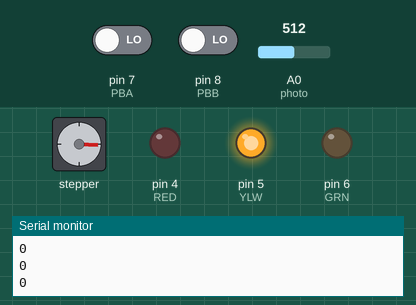
Recording of a sketch running on a simulated Arduino Uno, built with avr-gcc and run on an emulated ATmega328P. Shown: stepper motor, output pins drawn as LEDs (lit = HIGH), the last lines printed to the serial monitor. Dashed ring = blinking. The inputs (shaded band) are chosen by the test bench; at power-on: A0 (photo) = 512, pin 8 (PBB) LOW, pin 7 (PBA) LOW. Stepper angles assume 100 steps per turn.

Above: at 2.3 s.
2.4 s: A0 (photo) set to 716
At 3.29 s:
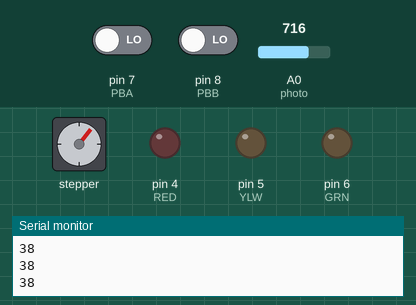
5.9 s: pin 8 (PBB) driven HIGH
At 7.5 s:
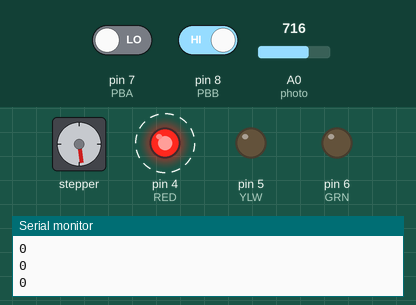
9.4 s: pin 8 (PBB) driven LOW
At 10.94 s:
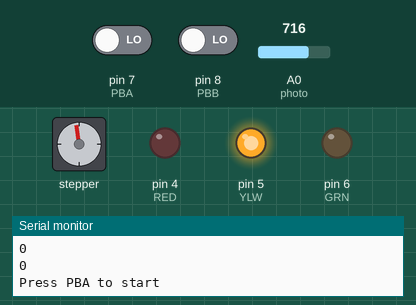
33.7 s: A0 (photo) set to 900
Timing chart, 0 to 64.1 s (numbered marks = the images above; inputs shaded):
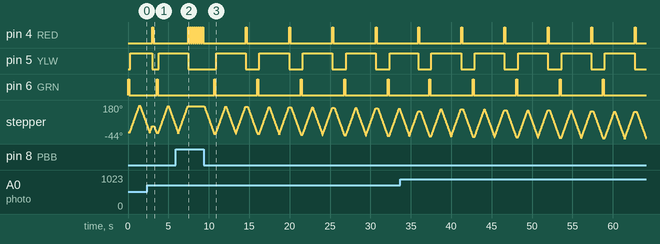

The sketch:

light_tracker-stepper.ino
```cpp
#include <Stepper.h>
#define STEPS 100

Stepper stepper(STEPS, 10, 11, 12, 13);

//Variables declaration
int motStep = 0;    //Variable for storing the iterative step variable
int dimmerLED = 9;  //PIN number of White LED
int photo = 0;      //PIN number of photoresistor
int prevdata=0;     //Stores previous photoresistor data
int newvdata=0;     //Stores present photoresistor data
int photoLoc=0;     //Stores the step number of the photoresistor location
int token=0;        //Token to ensure that Green LED flashes only for the first run


// Pin Assignments
int RED = 4;          //Red LED Pin
int YLW = 5;          //Yellow LED Pin
int GRN = 6;          //Green LED Pin
int PBA = 7;          //Pushbutton A
int PBB = 8;          //Pushbutton B

// Initialization routine runs once after Reset
void setup()
{
  //Initialize buttons and LEDs as inputs and outputs
  pinMode(PBA, INPUT);
  pinMode(PBB, INPUT);
  pinMode(RED, OUTPUT);
  pinMode(YLW, OUTPUT);
  pinMode(GRN, OUTPUT);

  //Initialize serial printout
  Serial.begin(9600);
  Serial.println(" ");
  Serial.println("Program ready");
  stepper.setSpeed(25);
}

// Main Program
void loop() {

  //Initializing the variables back to 0
  prevdata = 0;
  newvdata = 0;
  photoLoc = 0;

  Serial.println("Press PBA to start");

  // Wait for PBA press (and flash Green while waiting)
  do{
     digitalWrite(GRN, HIGH);
     delay(125);
     digitalWrite(GRN, LOW);
     delay(125);
    }
    while(digitalRead(PBA) == HIGH && token == 0);

  //Yellow LED turns ON, all other LEDs turned OFF
  turnOnLED(YLW);

  //Stepper rotates to 0 Deg.
  stepper.step(50);

  //Scanning for light source
  for (motStep=0; motStep<=50;motStep++)
  {
    stepper.step(-1);
    newvdata = analogRead(photo);

    if(newvdata>prevdata)
    {
      photoLoc = motStep;
    prevdata = newvdata;
    }
    Serial.println(photoLoc);
  }

  //Rotating in the direction of Light source
  stepper.step(50-photoLoc);
  digitalWrite(YLW,LOW);

  //Red LED flashes
  do
  {
    digitalWrite(RED, HIGH);
       delay(125);
       digitalWrite(RED, LOW);
       delay(125);
  } while(digitalRead(PBB) == HIGH);

  //Rotating back to 9 o'clock position
  stepper.step(-(50-photoLoc));

  //Token to ensure that Green LED flashes only for the first run
  token =1;

  }

  void turnOnLED(int COLOUR)
{
  digitalWrite(GRN, LOW);
  digitalWrite(YLW, LOW);
  digitalWrite(RED, LOW);
  digitalWrite(COLOUR, HIGH);
}
```

Measured:
- after the input at 5.9 s, pin 6 (GRN): stays LOW (without the input it goes to HIGH after 3.0 s); stepper: goes on until 7.4 s, then stays 172°
- after the input at 9.4 s, pin 4 (RED): alternates HIGH for 0.13 s and LOW for 5.2 s, starting after 5.2 s; pin 5 (YLW): alternates HIGH for 3.7 s and LOW for 1.7 s, starting after 1.5 s
- by itself, pin 4 (RED): alternates HIGH for 0.13 s and LOW for 0.13 s
